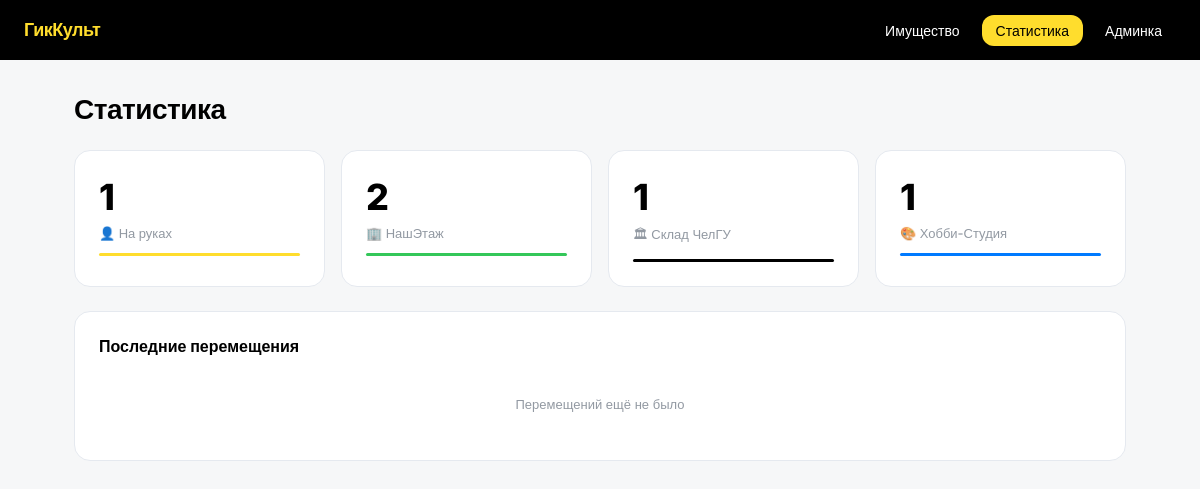
Screenshot of /stats with the database file from the repository.
### models.py (models this page shows, shortened)
class Item(db.Model):
    __tablename__ = 'items'
    id          = db.Column(db.Integer, primary_key=True)
    name        = db.Column(db.String(200), nullable=False)
    description = db.Column(db.Text)
    status      = db.Column(db.String(50), nullable=False, default='Склад ЧелГУ')
    holder      = db.Column(db.String(100))
    photo       = db.Column(db.String(200))   # имя файла фото предмета
    created_at  = db.Column(db.DateTime, default=utc_now)
    updated_at  = db.Column(db.DateTime, default=utc_now, onupdate=utc_now)

### routes.py (the view)
@main.route('/stats')
def stats():
    status_counts = db.session.query(
        Item.status, func.count(Item.id)
    ).group_by(Item.status).all()
    recent_moves = ItemHistory.query \
        .order_by(ItemHistory.changed_at.desc()).limit(10).all()
    return render_template('stats.html', status_counts=status_counts, recent_moves=recent_moves)

### templates/stats.html (shortened to what this page needs)
{% extends "base.html" %}
{% block content %}
<h1 class="page-title">Статистика</h1>
<div class="grid mb-3" style="grid-template-columns:repeat(auto-fill,minmax(200px,1fr));margin-bottom:24px">
    {% for status, count in status_counts %}
    <div class="card" style="display:flex;flex-direction:column;gap:6px">
        <span style="font-size:36px;font-weight:800;letter-spacing:-1px">{{ count }}</span>
        <span class="muted" style="font-size:13px;font-weight:500">
            {% if status == 'На руках' %}👤
            {% elif status == 'Склад ЧелГУ' %}🏛
            {% elif status == 'НашЭтаж' %}🏢
            {% else %}🎨
            {% endif %}
            {{ status }}
        </span>
        <div style="height:3px;border-radius:2px;margin-top:6px;
            background:{% if status == 'На руках' %}#FFDD2D
                       {% elif status == 'НашЭтаж' %}#34C759
                       {% elif status == 'Склад ЧелГУ' %}#000000
                       {% else %}#007AFF{% endif %}">
        </div>
    </div>
    {% else %}
    <div class="card" style="grid-column:1/-1;text-align:center;padding:32px;color:var(--muted)">
        Данных пока нет
    </div>
    {% endfor %}
</div>
<div class="card">
    <p style="font-size:16px;font-weight:700;margin-bottom:16px">Последние перемещения</p>
    {% if recent_moves %}
    <table class="tbl">
        <thead>
            <tr>
                <th>Предмет</th>
                <th>Откуда</th>
                <th>Куда</th>
                <th>Когда</th>
            </tr>
        </thead>
        <tbody>
            {% for h in recent_moves %}
            <tr>
                <td><a href="/item/{{ h.item_id }}" style="color:var(--black);font-weight:600;text-decoration:none">{{ h.item.name }}</a></td>
                <td class="muted">{{ h.old_status or '—' }}</td>
                <td>
                    {% if h.new_status == 'На руках' %}
                        <span class="badge badge-yellow">{{ h.new_status }}</span>
                    {% elif h.new_status == 'Склад ЧелГУ' %}
                        <span class="badge badge-black">{{ h.new_status }}</span>
                    {% elif h.new_status == 'НашЭтаж' %}
                        <span class="badge badge-green">{{ h.new_status }}</span>
                    {% else %}
                        <span class="badge badge-blue">{{ h.new_status }}</span>
                    {% endif %}
                </td>
                <td class="muted">{{ h.changed_at.strftime('%d.%m.%Y %H:%M') }}</td>
            </tr>
            {% endfor %}
        </tbody>
    </table>
    {% else %}
    <p class="muted" style="text-align:center;padding:24px 0">Перемещений ещё не было</p>
    {% endif %}
</div>
{% endblock %}

### templates/base.html (style rules this page uses)
*, *::before, *::after { box-sizing: border-box; margin: 0; padding: 0; }
:root { --black: #000000; --yellow: #FFDD2D; --white: #FFFFFF; --bg: #F6F7F8; --muted: #9299A2; --border: #E5E9EF; --card-r: 16px; --btn-r: 12px; }
body { font-family: 'Inter', sans-serif; background: var(--bg); color: var(--black); min-height: 100vh; }
.card { background: var(--white); border-radius: var(--card-r); padding: 24px; border: 1px solid var(--border); }
.mb-3 { margin-bottom: 24px; }
.muted { color: var(--muted); font-size: 13px; }
.page-title { font-size: 28px; font-weight: 800; margin-bottom: 24px; letter-spacing: -0.5px; }
.grid { display: grid; grid-template-columns: repeat(auto-fill, minmax(280px, 1fr)); gap: 16px; }

### rows the page displays
Item: count "1", status "На руках"
Item: id "2", status "НашЭтаж"
Item: id "1", status "Склад ЧелГУ"
Item: count "1", status "Хобби-Студия"
